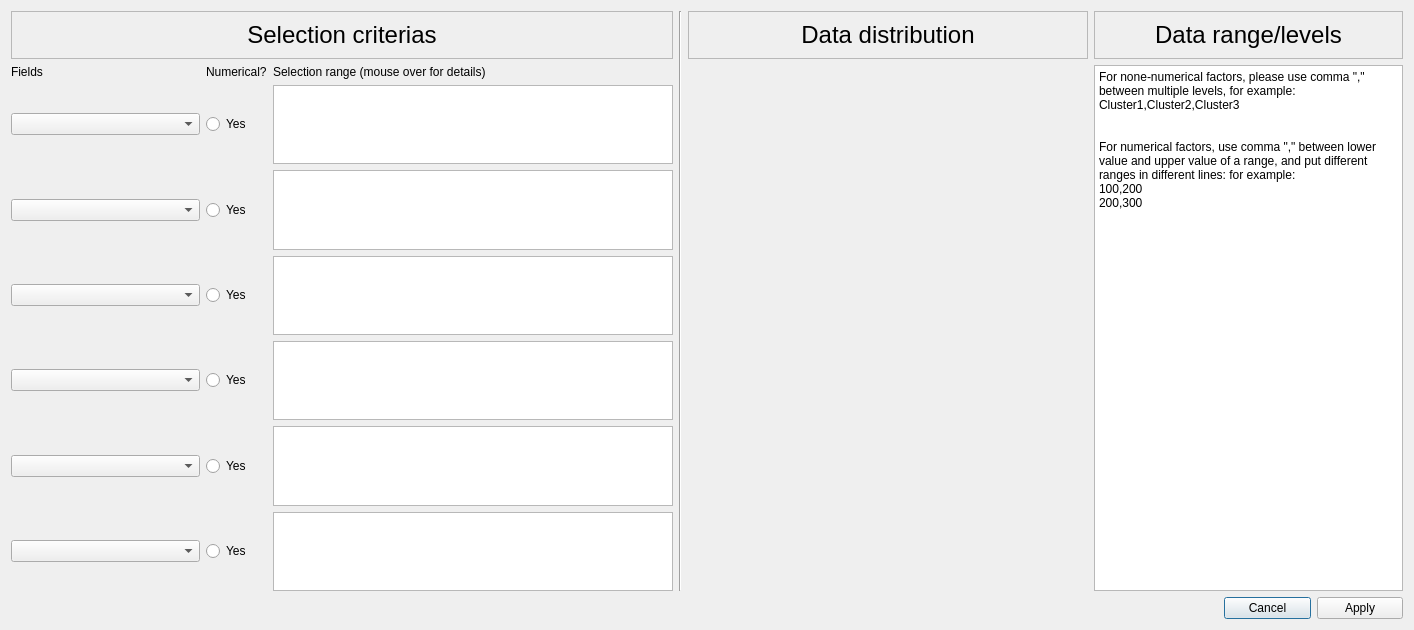
<?xml version="1.0" encoding="UTF-8"?>
<ui version="4.0">
 <class>AdvanceSelectioDialog</class>
 <widget class="QDialog" name="AdvanceSelectioDialog">
  <property name="geometry">
   <rect>
    <x>0</x>
    <y>0</y>
    <width>1414</width>
    <height>630</height>
   </rect>
  </property>
  <property name="windowTitle">
   <string>Dialog</string>
  </property>
  <layout class="QGridLayout" name="gridLayout_6">
   <item row="1" column="0">
    <layout class="QGridLayout" name="gridLayout_5">
     <item row="6" column="2">
      <widget class="QPlainTextEdit" name="plainTextEdit6">
       <property name="minimumSize">
        <size>
         <width>200</width>
         <height>0</height>
        </size>
       </property>
       <property name="maximumSize">
        <size>
         <width>400</width>
         <height>16777215</height>
        </size>
       </property>
      </widget>
     </item>
     <item row="2" column="0">
      <widget class="QComboBox" name="comboBox2">
       <property name="maximumSize">
        <size>
         <width>200</width>
         <height>16777215</height>
        </size>
       </property>
      </widget>
     </item>
     <item row="0" column="2">
      <widget class="QLabel" name="label_6">
       <property name="toolTip">
        <string>&lt;html&gt;&lt;head/&gt;&lt;body&gt;&lt;p&gt;For none-numerical factors, please use comma &amp;quot;,&amp;quot; between multiple levels, for example: Cluster1,Cluster2,Cluster3&lt;/p&gt;&lt;p&gt;&lt;br/&gt;&lt;/p&gt;&lt;p&gt;For numerical factors, use comma &amp;quot;,&amp;quot; between lower value and upper value of a range, and put different ranges in different lines: for example:&lt;/p&gt;&lt;p&gt;100,200&lt;/p&gt;&lt;p&gt;200,300&lt;/p&gt;&lt;/body&gt;&lt;/html&gt;</string>
       </property>
       <property name="text">
        <string>Selection range (mouse over for details)</string>
       </property>
      </widget>
     </item>
     <item row="1" column="2">
      <widget class="QPlainTextEdit" name="plainTextEdit1">
       <property name="minimumSize">
        <size>
         <width>200</width>
         <height>0</height>
        </size>
       </property>
       <property name="maximumSize">
        <size>
         <width>400</width>
         <height>16777215</height>
        </size>
       </property>
      </widget>
     </item>
     <item row="0" column="1">
      <widget class="QLabel" name="label_5">
       <property name="text">
        <string>Numerical?</string>
       </property>
      </widget>
     </item>
     <item row="0" column="0">
      <widget class="QLabel" name="label_4">
       <property name="text">
        <string>Fields</string>
       </property>
      </widget>
     </item>
     <item row="4" column="2">
      <widget class="QPlainTextEdit" name="plainTextEdit4">
       <property name="minimumSize">
        <size>
         <width>200</width>
         <height>0</height>
        </size>
       </property>
       <property name="maximumSize">
        <size>
         <width>400</width>
         <height>16777215</height>
        </size>
       </property>
      </widget>
     </item>
     <item row="3" column="2">
      <widget class="QPlainTextEdit" name="plainTextEdit3">
       <property name="minimumSize">
        <size>
         <width>200</width>
         <height>0</height>
        </size>
       </property>
       <property name="maximumSize">
        <size>
         <width>400</width>
         <height>16777215</height>
        </size>
       </property>
      </widget>
     </item>
     <item row="5" column="0">
      <widget class="QComboBox" name="comboBox5">
       <property name="maximumSize">
        <size>
         <width>200</width>
         <height>16777215</height>
        </size>
       </property>
      </widget>
     </item>
     <item row="3" column="1">
      <widget class="QRadioButton" name="radioButton3">
       <property name="maximumSize">
        <size>
         <width>50</width>
         <height>16777215</height>
        </size>
       </property>
       <property name="text">
        <string>Yes</string>
       </property>
       <property name="autoExclusive">
        <bool>false</bool>
       </property>
      </widget>
     </item>
     <item row="1" column="0">
      <widget class="QComboBox" name="comboBox1">
       <property name="maximumSize">
        <size>
         <width>200</width>
         <height>16777215</height>
        </size>
       </property>
      </widget>
     </item>
     <item row="2" column="1">
      <widget class="QRadioButton" name="radioButton2">
       <property name="maximumSize">
        <size>
         <width>50</width>
         <height>16777215</height>
        </size>
       </property>
       <property name="text">
        <string>Yes</string>
       </property>
       <property name="autoExclusive">
        <bool>false</bool>
       </property>
      </widget>
     </item>
     <item row="4" column="0">
      <widget class="QComboBox" name="comboBox4">
       <property name="maximumSize">
        <size>
         <width>200</width>
         <height>16777215</height>
        </size>
       </property>
      </widget>
     </item>
     <item row="2" column="2">
      <widget class="QPlainTextEdit" name="plainTextEdit2">
       <property name="minimumSize">
        <size>
         <width>200</width>
         <height>0</height>
        </size>
       </property>
       <property name="maximumSize">
        <size>
         <width>400</width>
         <height>16777215</height>
        </size>
       </property>
      </widget>
     </item>
     <item row="6" column="1">
      <widget class="QRadioButton" name="radioButton6">
       <property name="maximumSize">
        <size>
         <width>50</width>
         <height>16777215</height>
        </size>
       </property>
       <property name="text">
        <string>Yes</string>
       </property>
       <property name="autoExclusive">
        <bool>false</bool>
       </property>
      </widget>
     </item>
     <item row="6" column="0">
      <widget class="QComboBox" name="comboBox6">
       <property name="maximumSize">
        <size>
         <width>200</width>
         <height>16777215</height>
        </size>
       </property>
      </widget>
     </item>
     <item row="5" column="2">
      <widget class="QPlainTextEdit" name="plainTextEdit5">
       <property name="minimumSize">
        <size>
         <width>200</width>
         <height>0</height>
        </size>
       </property>
       <property name="maximumSize">
        <size>
         <width>400</width>
         <height>16777215</height>
        </size>
       </property>
      </widget>
     </item>
     <item row="1" column="1">
      <widget class="QRadioButton" name="radioButton1">
       <property name="maximumSize">
        <size>
         <width>50</width>
         <height>16777215</height>
        </size>
       </property>
       <property name="text">
        <string>Yes</string>
       </property>
       <property name="autoExclusive">
        <bool>false</bool>
       </property>
      </widget>
     </item>
     <item row="5" column="1">
      <widget class="QRadioButton" name="radioButton5">
       <property name="maximumSize">
        <size>
         <width>50</width>
         <height>16777215</height>
        </size>
       </property>
       <property name="text">
        <string>Yes</string>
       </property>
       <property name="autoExclusive">
        <bool>false</bool>
       </property>
      </widget>
     </item>
     <item row="3" column="0">
      <widget class="QComboBox" name="comboBox3">
       <property name="maximumSize">
        <size>
         <width>200</width>
         <height>16777215</height>
        </size>
       </property>
      </widget>
     </item>
     <item row="4" column="1">
      <widget class="QRadioButton" name="radioButton4">
       <property name="maximumSize">
        <size>
         <width>50</width>
         <height>16777215</height>
        </size>
       </property>
       <property name="text">
        <string>Yes</string>
       </property>
       <property name="autoExclusive">
        <bool>false</bool>
       </property>
      </widget>
     </item>
    </layout>
   </item>
   <item row="0" column="3" colspan="3">
    <widget class="QFrame" name="frame_3">
     <property name="frameShape">
      <enum>QFrame::StyledPanel</enum>
     </property>
     <property name="frameShadow">
      <enum>QFrame::Raised</enum>
     </property>
     <layout class="QGridLayout" name="gridLayout_4">
      <item row="0" column="0">
       <widget class="QLabel" name="label_3">
        <property name="font">
         <font>
          <pointsize>18</pointsize>
         </font>
        </property>
        <property name="text">
         <string>Data range/levels</string>
        </property>
        <property name="alignment">
         <set>Qt::AlignCenter</set>
        </property>
       </widget>
      </item>
     </layout>
    </widget>
   </item>
   <item row="1" column="2">
    <layout class="QGridLayout" name="gridLayoutFig"/>
   </item>
   <item row="0" column="0">
    <widget class="QFrame" name="frame">
     <property name="frameShape">
      <enum>QFrame::StyledPanel</enum>
     </property>
     <property name="frameShadow">
      <enum>QFrame::Raised</enum>
     </property>
     <layout class="QGridLayout" name="gridLayout_2">
      <item row="0" column="0">
       <widget class="QLabel" name="label">
        <property name="font">
         <font>
          <pointsize>18</pointsize>
         </font>
        </property>
        <property name="text">
         <string>Selection criterias</string>
        </property>
        <property name="alignment">
         <set>Qt::AlignCenter</set>
        </property>
       </widget>
      </item>
     </layout>
    </widget>
   </item>
   <item row="0" column="2">
    <widget class="QFrame" name="frame_2">
     <property name="minimumSize">
      <size>
       <width>400</width>
       <height>0</height>
      </size>
     </property>
     <property name="maximumSize">
      <size>
       <width>16777215</width>
       <height>16777215</height>
      </size>
     </property>
     <property name="frameShape">
      <enum>QFrame::StyledPanel</enum>
     </property>
     <property name="frameShadow">
      <enum>QFrame::Raised</enum>
     </property>
     <layout class="QGridLayout" name="gridLayout_3">
      <item row="0" column="0">
       <widget class="QLabel" name="label_2">
        <property name="font">
         <font>
          <pointsize>18</pointsize>
         </font>
        </property>
        <property name="text">
         <string>Data distribution</string>
        </property>
        <property name="alignment">
         <set>Qt::AlignCenter</set>
        </property>
       </widget>
      </item>
     </layout>
    </widget>
   </item>
   <item row="2" column="4">
    <widget class="QPushButton" name="pushButtonCancel">
     <property name="text">
      <string>Cancel</string>
     </property>
    </widget>
   </item>
   <item row="2" column="5">
    <widget class="QPushButton" name="pushButtonConfirm">
     <property name="text">
      <string>Apply</string>
     </property>
    </widget>
   </item>
   <item row="1" column="3" colspan="3">
    <widget class="QPlainTextEdit" name="plainTextEditRange">
     <property name="plainText">
      <string>For none-numerical factors, please use comma &quot;,&quot; between multiple levels, for example: 
Cluster1,Cluster2,Cluster3


For numerical factors, use comma &quot;,&quot; between lower value and upper value of a range, and put different ranges in different lines: for example:
100,200
200,300</string>
     </property>
    </widget>
   </item>
   <item row="0" column="1" rowspan="2">
    <widget class="Line" name="line">
     <property name="orientation">
      <enum>Qt::Vertical</enum>
     </property>
    </widget>
   </item>
   <item row="2" column="0" colspan="4">
    <spacer name="horizontalSpacer">
     <property name="orientation">
      <enum>Qt::Horizontal</enum>
     </property>
     <property name="sizeHint" stdset="0">
      <size>
       <width>1207</width>
       <height>20</height>
      </size>
     </property>
    </spacer>
   </item>
  </layout>
 </widget>
 <resources/>
 <connections/>
</ui>
